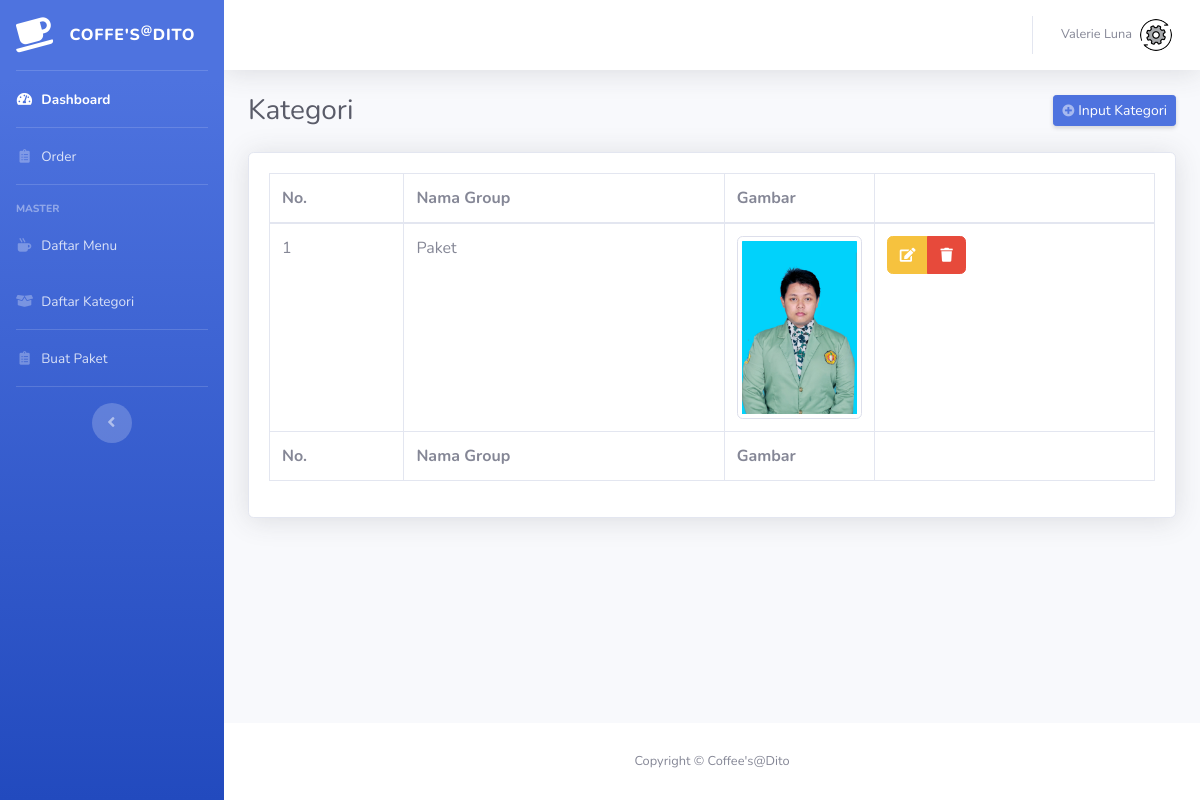
Before: /index.php/kategori with the older database file.
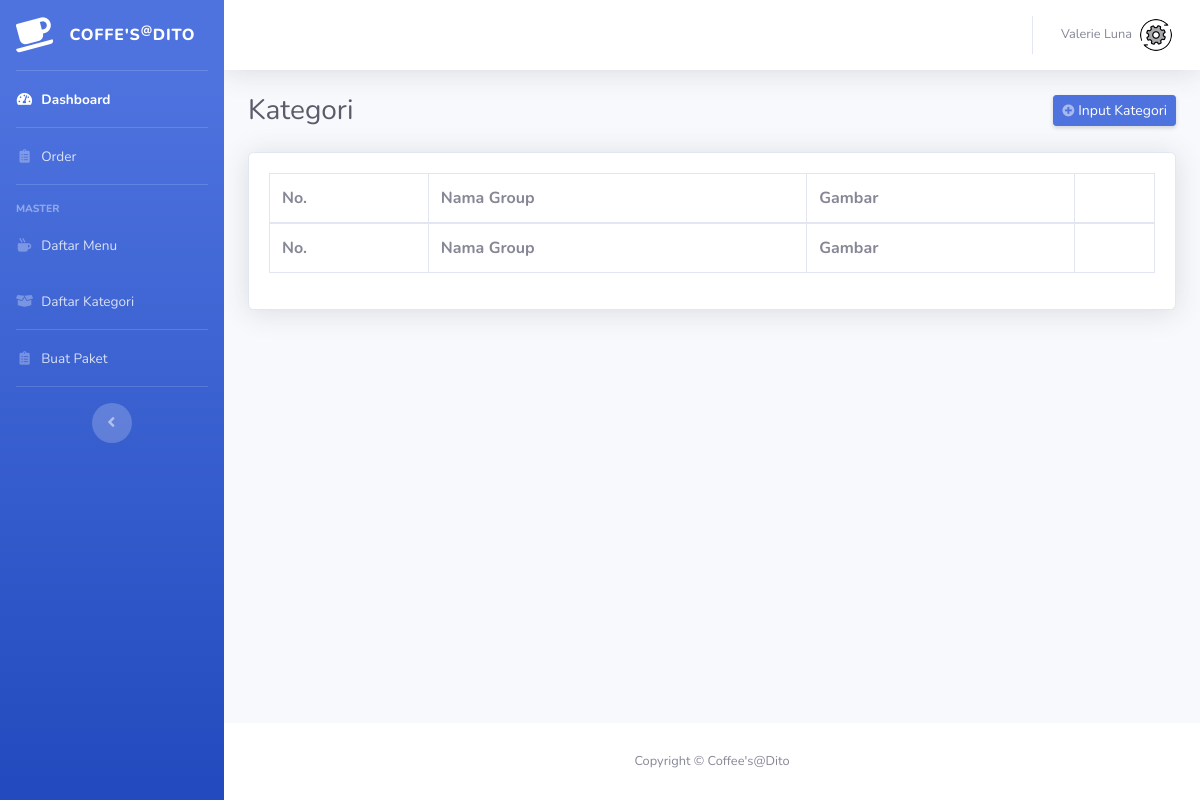
After: the same page with the newer database file.
### tables this page shows
CREATE TABLE `menu_grup` (
  `id_group` int(11) NOT NULL,
  `nama_menu_group` varchar(100) NOT NULL,
  `gambar_group` varchar(200) NOT NULL
);

### application/controllers/Kategori.php (called while the page is built, shortened)
<?php
class Kategori extends CI_Controller {
	public function index()
	{
		$data['page'] = 'Kategori';
		$data['item'] = $this->model->getAll('menu_grup')->result();
		$data['content'] = 'pages/Kategori';
		$this->load->view('template/main', $data);
	}
}

### index.php (called while the page is built, shortened)
<?php
require_once BASEPATH.'core/CodeIgniter.php';

### application/models/model.php (called while the page is built, shortened)
<?php
class Model extends CI_Model {
	public function getAll($table) {
		return $this->db->get($table);
	}
}

### application/views/pages/Kategori.php (the view, shortened to what this page needs)
<div class="d-sm-flex align-items-center justify-content-between mb-4">
    <h1 class="h3 mb-0 text-gray-800"><?php echo $page; ?></h1>
    <a href="#" class="d-none d-sm-inline-block btn btn-sm btn-primary shadow-sm" data-toggle="modal" data-target="#inputMenu">
        <i class="fas fa-plus-circle fa-sm text-white-50"></i> Input Kategori
    </a>
</div>
<div class="card shadow mb-4">
    <div class="card-body">
        <div class="table-responsive">
            <table class="table table-bordered" id="dataTable" width="100%" cellspacing="0" style="width: 100%">
                <thead>
                    <tr>
                        <th>No.</th>
                        <th>Nama Group</th>
                        <th>Gambar</th>
                        <th></th>
                    </tr>
                </thead>
                <tfoot>
                    <tr>
                        <th>No.</th>
                        <th>Nama Group</th>
                        <th>Gambar</th>
                        <th></th>
                    </tr>
                </tfoot>
                <tbody>
                    <?php
                        $no = 1;
                        foreach ($item as $data) {
                    ?>
                    <tr>
                        <td><?php echo $no++ ?></td>
                        <td><?php echo $data->nama_menu_group ?></td>
                        <td style="width: 150px">
                            <img src="<?php echo base_url($data->gambar_group) ?>" class="img-thumbnail">
                        </td>
                        <td>
                            <div class="btn-group" role="group" aria-label="Basic example">
                                <a href="<?php echo base_url('index.php/kategori/edit/'.$data->id_group) ?>" class="btn btn-warning">
                                    <i class="fas fa-edit fa-sm"></i>
                                </a>
                                <a href="<?php echo base_url('index.php/kategori/delete/'.$data->id_group) ?>" class="btn btn-danger">
                                    <i class="fas fa-trash fa-sm"></i>
                                </a>
                            </div>
                        </td>
                    </tr>
                    <?php
                        }
                    ?>
                </tbody>
            </table>
        </div>
    </div>
</div>

Changed rows visible on the page:
removed menu_grup: nama_menu_group "Paket", gambar_group (picture)
